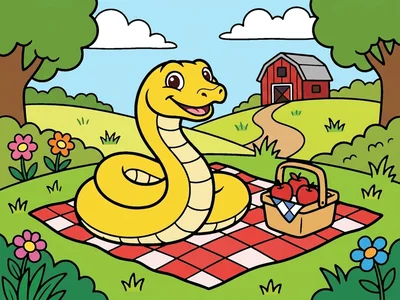
#> input picture assets/thumbs/farm_python_picnic.webp, 400 x 300 px
$ python -i lineart.py   (imports and definitions only)
#> lines starting #> are read from the running program, lines starting #| are printed output that depends on the picture; after the words box and inside, x2 and y2 are one past the last pixel; in counts of white or black regions, pixels touching at a corner belong together
"""Line art -> line mask, region map and metrics (no colors yet)."""
import cv2
import numpy as np
from PIL import Image
from . import config


def load_4x3(path, mode='RGB'):
    """center-crop to 4:3 and resize to W x H with Lanczos"""
    im = Image.open(path).convert(mode)
    w, h = im.size
    if w * 3 > h * 4:
        nw = h * 4 // 3; im = im.crop(((w - nw) // 2, 0, (w - nw) // 2 + nw, h))
    elif w * 3 < h * 4:
        nh = w * 3 // 4; im = im.crop((0, (h - nh) // 2, w, (h - nh) // 2 + nh))
    src = np.array(im)
    return src, cv2.resize(src, (config.W, config.H), interpolation=cv2.INTER_LANCZOS4)


def gray_share(gray):
    """share of mid-gray pixels that are not the anti-aliased edge of a line"""
    dark = (gray < 100).astype(np.uint8)
    near = cv2.dilate(dark, np.ones((5, 5), np.uint8)) > 0
    mid = (gray > 60) & (gray < 200) & ~near
    return float(mid.mean())


def _absorb_small(reg, ink, min_px):
    n = reg.max() + 1
    area = np.bincount(reg.ravel(), minlength=n)
    for r in np.nonzero((area > 0) & (area < min_px))[0]:
        if r == 0:
            continue
        ys, xs = np.nonzero(reg == r)
        y0, y1, x0, x1 = max(ys.min() - 10, 0), ys.max() + 11, max(xs.min() - 10, 0), xs.max() + 11
        sub = reg[y0:y1, x0:x1]
        m = (sub == r).astype(np.uint8)
        ring = (cv2.dilate(m, np.ones((15, 15), np.uint8)) > 0) & (sub != r) & (sub > 0)
        if ring.any():
            sub[m > 0] = np.bincount(sub[ring]).argmax()
        else:
            sub[m > 0] = 0
            ink[y0:y1, x0:x1][m > 0] = True
    u, inv = np.unique(reg, return_inverse=True)
    inv = inv.reshape(reg.shape)
    return inv if u[0] == 0 else inv + 1


def region_geometry(reg):
    """per region: area, bbox, label point (deepest pixel), inscribed radius. index = region id"""
    n = reg.max() + 1
    dt = cv2.distanceTransform(np.pad((reg > 0).astype(np.uint8), 1), cv2.DIST_L2, 5)[1:-1, 1:-1]
    flat_r, flat_d = reg.ravel(), dt.ravel()
    order = np.argsort(flat_d, kind='stable')
    best = np.zeros(n, np.int64); best[flat_r[order]] = order          # last write = max distance
    radius = np.zeros(n); np.maximum.at(radius, flat_r, flat_d)
    area = np.bincount(flat_r, minlength=n)
    geo = {}
    ys, xs = np.divmod(np.arange(reg.size), reg.shape[1])
    for name, arr, fn in (('x0', xs, np.minimum), ('y0', ys, np.minimum)):
        a = np.full(n, 1 << 30); fn.at(a, flat_r, arr); geo[name] = a
    for name, arr in (('x1', xs), ('y1', ys)):
        a = np.full(n, -1); np.maximum.at(a, flat_r, arr); geo[name] = a
    by, bx = np.divmod(best, reg.shape[1])
    return dict(area=area, radius=radius, label_x=bx, label_y=by, **geo)


def line_width(ink):
    from skimage.morphology import skeletonize
    if not ink.any():
        return 0.0
    dt = cv2.distanceTransform(ink.astype(np.uint8), cv2.DIST_L2, 5)
    sk = skeletonize(ink)
    return float(np.median(dt[sk]) * 2) if sk.any() else 0.0


def process(path):
    src, up = load_4x3(path, 'L')
    ink = up < config.BIN_THRESHOLD
#> ink: shape (1536, 2048) bool; 30.2% white; 201 white regions (98 under 20 px), largest, box (x1, y1, x2, y2) and area: (0, 0, 2048, 1487) 708452, (0, 1173, 558, 1536) 115850, (1590, 1205, 2048, 1536) 86441
    n, cc, st, _ = cv2.connectedComponentsWithStats(ink.astype(np.uint8), connectivity=8)
#> cc: shape (1536, 2048) int32; 202 distinct labels, from 0 to 201
#> n = 202; st = 202 rows, first 6: [0, 0, 2048, 1536, 2194536], [474, 0, 5, 32, 74], [0, 0, 2048, 1487, 708452], [1607, 9, 3, 5, 14], [1606, 22, 4, 6, 19], [470, 41, 2, 4, 6]
    keep = st[:, cv2.CC_STAT_AREA] >= config.SPECK_PX; keep[0] = False
    ink = keep[cc]
    k = cv2.getStructuringElement(cv2.MORPH_ELLIPSE, (config.CLOSE_PX,) * 2)
    ink = cv2.morphologyEx(ink.astype(np.uint8), cv2.MORPH_CLOSE, k) > 0
#> ink: shape (1536, 2048) bool; 30.5% white; 52 white regions, largest, box (x1, y1, x2, y2) and area: (0, 0, 2048, 1487) 719484, (0, 1173, 558, 1536) 115881, (1590, 1205, 2048, 1536) 86481
    n, cc, st, _ = cv2.connectedComponentsWithStats((~ink).astype(np.uint8), connectivity=4)
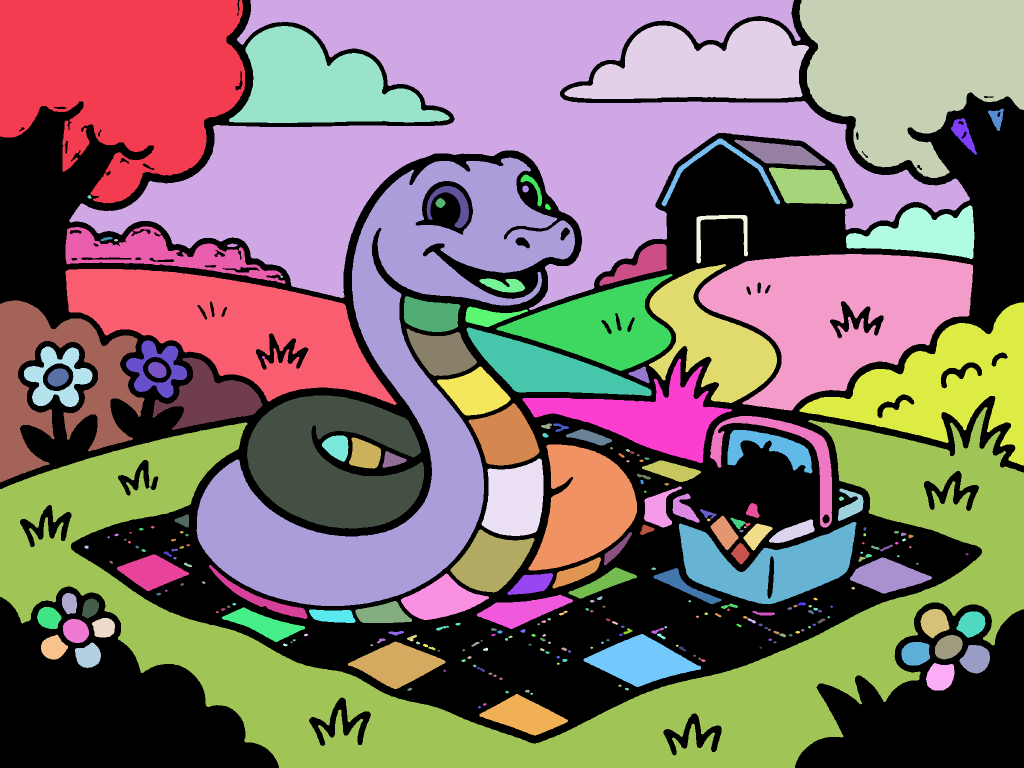
#> cc: shape (1536, 2048) int32 (shown at 1/2 size); 279 distinct labels, from 0 to 278; one colour per label, 0 black
#> n = 279; st = 279 rows, first 6: [0, 0, 2048, 1536, 959891], [0, 0, 490, 407, 140931], [139, 0, 1801, 620, 390765], [1599, 0, 449, 356, 111338], [1129, 42, 489, 156, 50643], [458, 52, 441, 194, 48323]
    holes = st[:, cv2.CC_STAT_AREA] < config.HOLE_TO_INK_PX; holes[0] = False
    ink |= holes[cc] & (cc > 0)
    _, reg = cv2.connectedComponents((~ink).astype(np.uint8), connectivity=4)
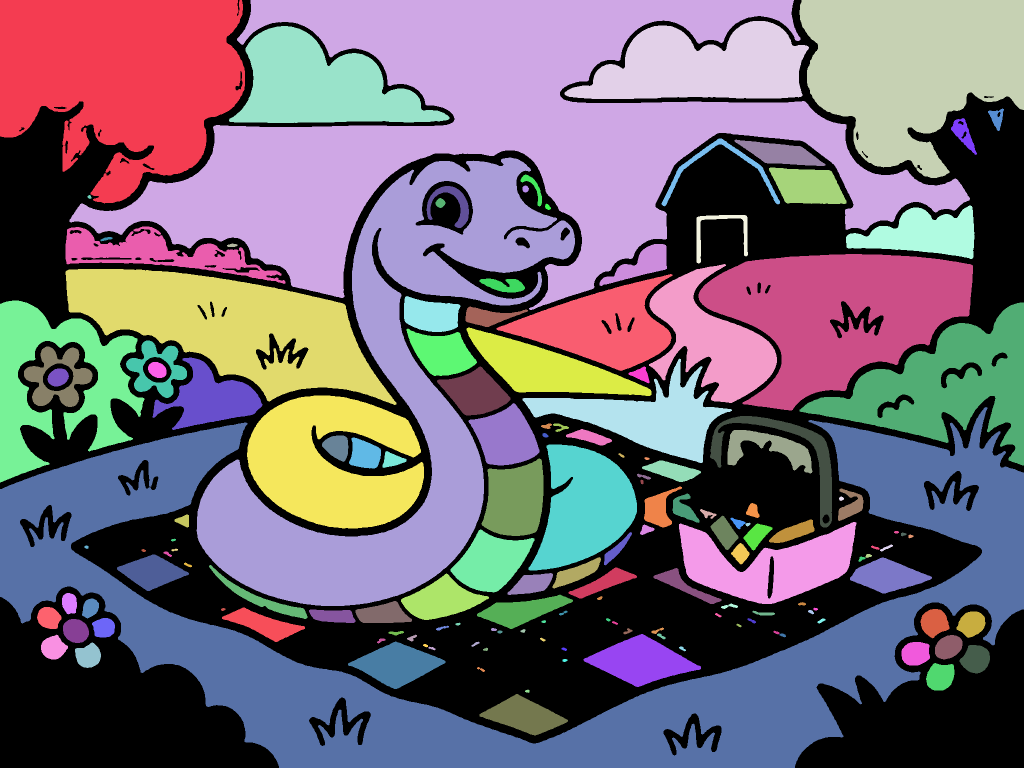
#> reg: shape (1536, 2048) int32 (shown at 1/2 size); 158 distinct labels, from 0 to 157; one colour per label, 0 black
    reg = _absorb_small(reg.astype(np.int32), ink, config.MIN_REGION_PX)
#> in _absorb_small, `n = reg.max() + 1`: n = 158
#> in _absorb_small, `area = np.bincount(reg.ravel(), minlength=n)`: area = 158 values, max 963011 at index 0, min 40 at index 81, mean 19909.7
#> the loop in _absorb_small, `for r in np.nonzero((area > 0) & (area < min_px))[0]:` made 60 passes
#> (r, y0, y1, x0, x1) on passes 1 to 8: (13, 361, 395, 1035, 1068), (15, 380, 408, 165, 193), (17, 397, 430, 1080, 1112), (21, 464, 493, 191, 235), (22, 477, 504, 444, 485), (51, 856, 885, 1075, 1107), (56, 896, 926, 1227, 1259), (57, 904, 930, 1279, 1309)
#> pass 1, in _absorb_small, `ring = (cv2.dilate(m, np.ones((15, 15), np.uint8)) > 0) & (sub != r) &..`:
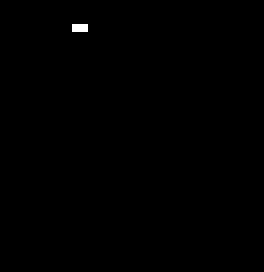
#> ring: shape (34, 33) bool (shown 8 times larger); 0.18% white in thin lines or dots, all inside (x1, y1, x2, y2) = (9, 3, 11, 4)
#> after the loop in _absorb_small, `for r in np.nonzero((area > 0) & (area < min_px))[0]:`:
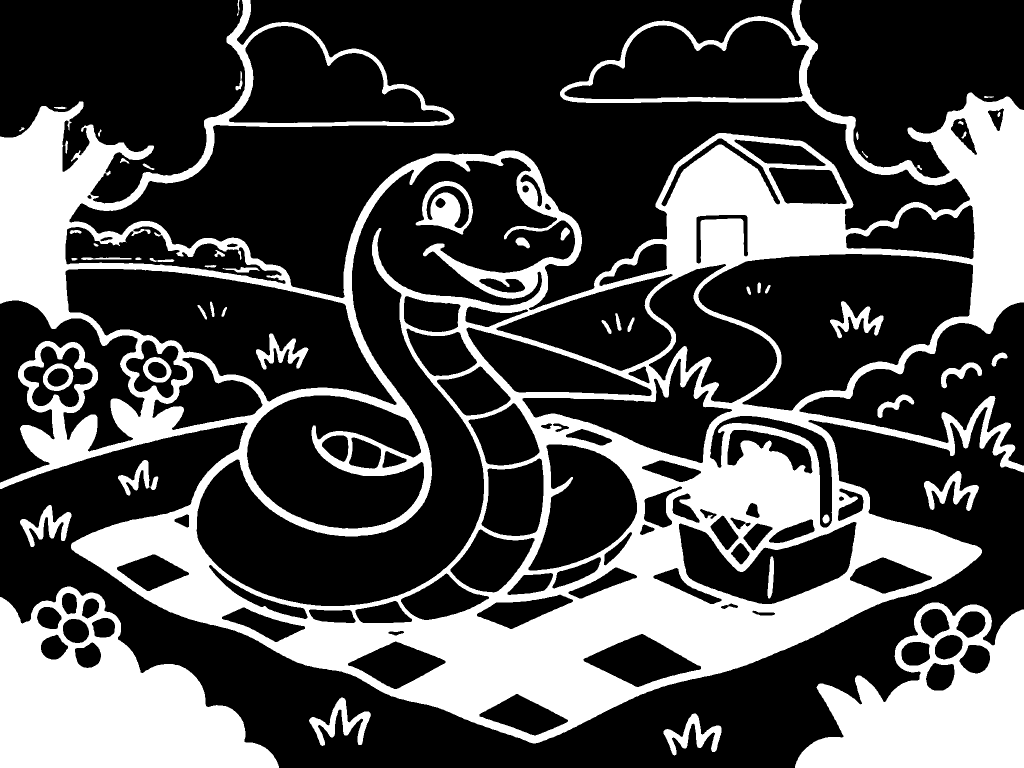
#> ink: shape (1536, 2048) bool (shown at 1/2 size); 30.7% white; 52 white regions, largest, box (x1, y1, x2, y2) and area: (0, 0, 2048, 1487) 726111, (0, 1173, 558, 1536) 115881, (1590, 1205, 2048, 1536) 86481
#> in _absorb_small, `u, inv = np.unique(reg, return_inverse=True)`: u = 98 values from 0 to 157
#> in _absorb_small, `inv = inv.reshape(reg.shape)`:
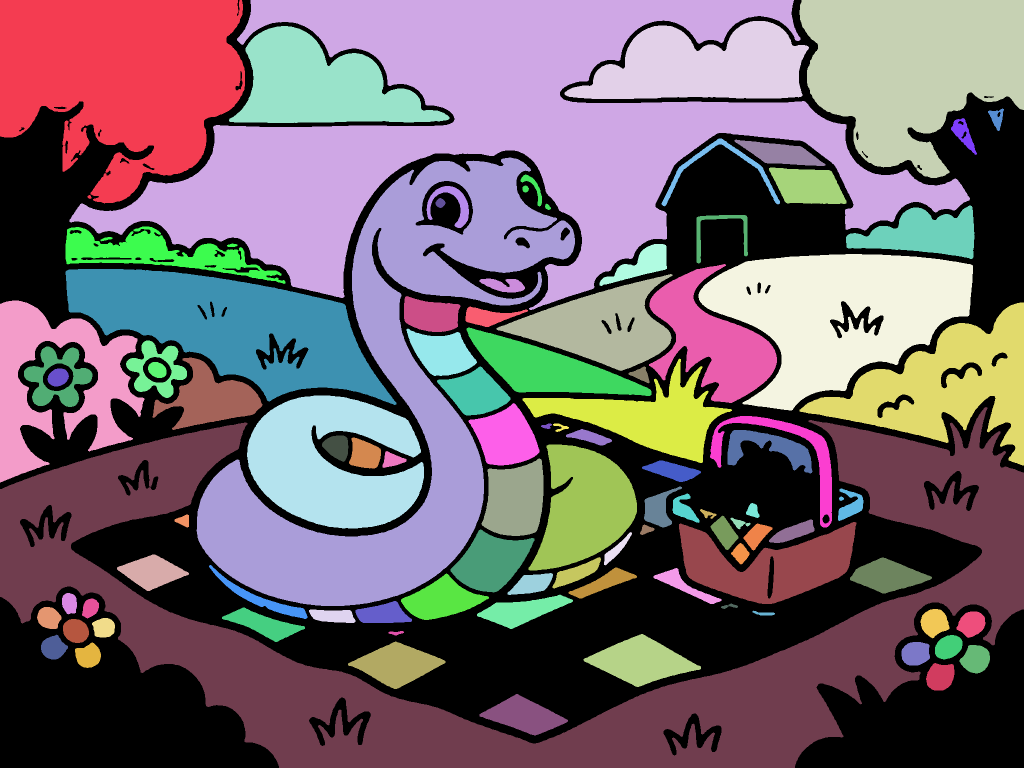
#> inv: shape (1536, 2048) int64 (shown at 1/2 size); 98 distinct labels, from 0 to 97; one colour per label, 0 black
    # anti-aliased line alpha: solid inside the line, soft one-pixel edge outside
    soft = cv2.GaussianBlur(ink.astype(np.float32), (0, 0), 0.8)
    alpha = np.maximum(ink * 255, (soft * 255).astype(np.uint8)).astype(np.uint8)
    geo = region_geometry(reg)
#> in region_geometry, `n = reg.max() + 1`: n = 98
#> in region_geometry, `area = np.bincount(flat_r, minlength=n)`: area = 98 values, max 966542 at index 0, min 153 at index 42, mean 32099.3
#> after the loop in region_geometry, `for name, arr, fn in (('x0', xs, np.minimum), ('y0', ys, np.minimum)):`: geo = 2 items
#> after the loop in region_geometry, `for name, arr in (('x1', xs), ('y1', ys)):`: geo = 4 items
#> geo = 8 items
    nreg = int(reg.max())
#> nreg = 97
    border = np.unique(np.concatenate([reg[0], reg[-1], reg[:, 0], reg[:, -1]]))
#> border = [0, 1, 2, 3, 25, 26, 40]
    border = border[border > 0]
#> border = [1, 2, 3, 25, 26, 40]
    bg = int(border[np.argmax(geo['area'][border])]) if len(border) else 0
#> bg = 40
    areas = geo['area'][1:].astype(float) / reg.size
#> areas = 97 values, max 0.125 at index 39, min 4.86e-05 at index 41, mean 0.00714
    others = [a for i, a in enumerate(areas, start=1) if i != bg]
#> others = 96 values, max 0.124 at index 1, min 4.86e-05 at index 40, mean 0.00591
    metrics = dict(regions=nreg, background=bg,
                   gray_share=round(gray_share(src), 5),
                   largest_share=round(max(others) if others else 0.0, 4),
                   line_width=round(line_width(ink), 2),
                   radii=[round(float(r), 1) for r in geo['radius'][1:]])
#> in line_width, `sk = skeletonize(ink)`:
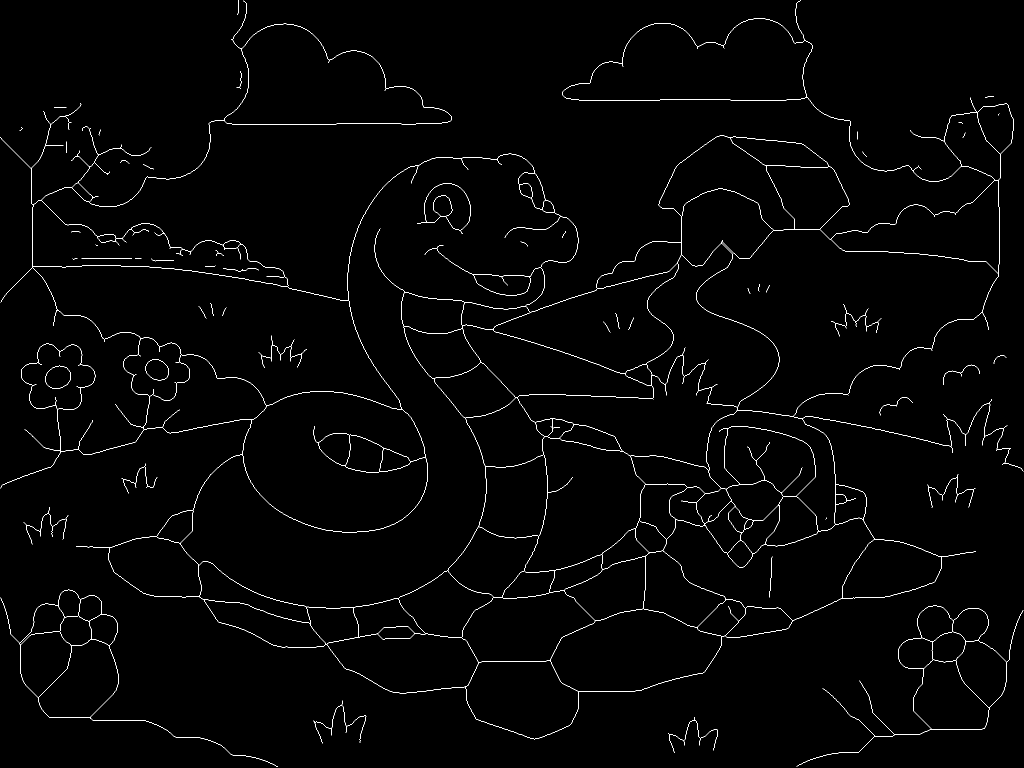
#> sk: shape (1536, 2048) bool (shown at 1/2 size); 1.2% white in thin lines or dots
#> metrics = 6 items
    return dict(ink=ink, regions=reg.astype(np.uint16), alpha=alpha, metrics=metrics)


# [21 lines left out: function check, not called in this run]


def save(path, res):
    path.parent.mkdir(parents=True, exist_ok=True)
    np.savez_compressed(path, ink=np.packbits(res['ink']), regions=res['regions'], alpha=res['alpha'])


# [4 lines left out: function load, not called in this run]

>>> result = process('../../../assets/thumbs/farm_python_picnic.webp')
#> result = 4 items
